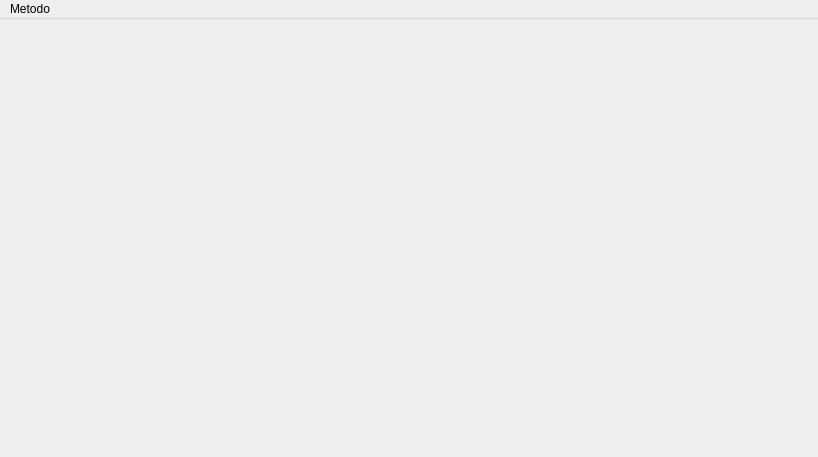
<?xml version="1.0" encoding="UTF-8"?>
<ui version="4.0">
 <class>MainWindow</class>
 <widget class="QMainWindow" name="MainWindow">
  <property name="geometry">
   <rect>
    <x>0</x>
    <y>0</y>
    <width>818</width>
    <height>457</height>
   </rect>
  </property>
  <property name="windowTitle">
   <string>Planificación de Procesos</string>
  </property>
  <widget class="QWidget" name="centralWidget">
   <layout class="QGridLayout" name="gridLayout">
    <item row="1" column="0">
     <widget class="widgetAddData" name="addData" native="true"/>
    </item>
    <item row="2" column="0">
     <widget class="widgetDataView" name="dataView" native="true"/>
    </item>
   </layout>
  </widget>
  <widget class="QMenuBar" name="menuBar">
   <property name="geometry">
    <rect>
     <x>0</x>
     <y>0</y>
     <width>818</width>
     <height>18</height>
    </rect>
   </property>
   <widget class="QMenu" name="menuMetodos">
    <property name="title">
     <string>Metodo</string>
    </property>
    <addaction name="actionFCFS"/>
    <addaction name="actionSJF"/>
    <addaction name="actionBasado_en_prioridades"/>
    <addaction name="actionRound_Robin"/>
    <addaction name="actionMulticolas"/>
    <addaction name="actionMultiprocesos"/>
   </widget>
   <addaction name="menuMetodos"/>
  </widget>
  <action name="actionFCFS">
   <property name="text">
    <string>FCFS</string>
   </property>
  </action>
  <action name="actionSJF">
   <property name="text">
    <string>SJF</string>
   </property>
  </action>
  <action name="actionBasado_en_prioridades">
   <property name="text">
    <string>Basado en prioridades</string>
   </property>
  </action>
  <action name="actionRound_Robin">
   <property name="text">
    <string>Round Robin</string>
   </property>
  </action>
  <action name="actionMulticolas">
   <property name="text">
    <string>Multicolas</string>
   </property>
  </action>
  <action name="actionMultiprocesos">
   <property name="text">
    <string>Multiprocesos</string>
   </property>
  </action>
 </widget>
 <layoutdefault spacing="6" margin="11"/>
 <customwidgets>
  <customwidget>
   <class>widgetAddData</class>
   <extends>QWidget</extends>
   <header>widgetadddata.h</header>
   <container>1</container>
  </customwidget>
  <customwidget>
   <class>widgetDataView</class>
   <extends>QWidget</extends>
   <header>widgetdataview.h</header>
   <container>1</container>
  </customwidget>
 </customwidgets>
 <resources/>
 <connections/>
</ui>
